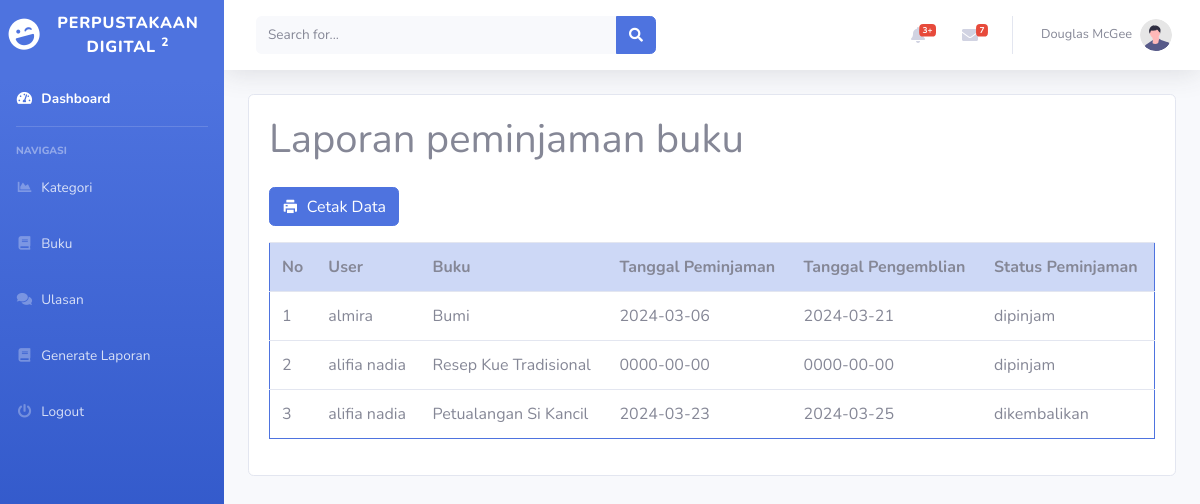
Page /main.php?page=laporan (signed in) on the committed database.
### tables this page shows
CREATE TABLE `peminjaman` (
  `id_peminjaman` int(11) NOT NULL,
  `id_user` int(11) NOT NULL,
  `id_buku` int(11) NOT NULL,
  `tgl_pinjam` date NOT NULL,
  `tgl_pengembalian` date NOT NULL,
  `status_pinjam` varchar(150) NOT NULL
);

CREATE TABLE `user` (
  `id_user` int(11) NOT NULL,
  `role` enum('admin','petugas','peminjam') NOT NULL,
  `username` varchar(100) NOT NULL,
  `password` varchar(100) NOT NULL,
  `email` varchar(100) NOT NULL,
  `nama_lengkap` varchar(100) NOT NULL,
  `alamat` text NOT NULL
);

CREATE TABLE `buku` (
  `id_buku` int(11) NOT NULL,
  `id_kategori` int(11) NOT NULL,
  `judul` varchar(100) NOT NULL,
  `penulis` varchar(100) NOT NULL,
  `penerbit` varchar(100) NOT NULL,
  `tahun_terbit` int(11) NOT NULL,
  `deskripsi` varchar(255) NOT NULL
);

### laporan.php (the view)
<head>
    <link href="https://cdn.jsdelivr.net/npm/remixicon@4.2.0/fonts/remixicon.css" rel="stylesheet" />
</head>
<div class="container-fluid">
    <div class="card">
        <div class="card-body">
            <h1>Laporan peminjaman buku</h1>
            <div class="row">
                <div class="col-md-12">
                    <a href="cetak.php" target="_blank" class="btn btn-primary my-3"><i class="ri-printer-fill mr-2"></i>Cetak Data</a>
                    <table class="table table-bordered border-primary border-primarytable-striped table-hover">
                        <tr>
                            <th class="table-primary">No</th>
                            <th class="table-primary">User</th>
                            <th class="table-primary">Buku</th>
                            <th class="table-primary">Tanggal Peminjaman</th>
                            <th class="table-primary">Tanggal Pengemblian</th>
                            <th class="table-primary">Status Peminjaman</th>
                        </tr>
                        <?php
                        $no = 0;
                        $query = mysqli_query($conn, "SELECT * FROM peminjaman as pj LEFT JOIN user ON user.id_user = pj.id_user LEFT JOIN buku ON buku.id_buku = pj.id_buku");
                        while ($data = mysqli_fetch_array($query)) {
                        ?>
                            <tr>
                                <td><?php echo ++$no; ?></td>
                                <td><?php echo $data['nama_lengkap'] ?></td>
                                <td><?php echo $data['judul'] ?></td>
                                <td><?php echo $data['tgl_pinjam'] ?></td>
                                <td><?php echo $data['tgl_pengembalian'] ?></td>
                                <td><?php echo $data['status_pinjam'] ?></td>
                            </tr>
                        <?php } ?>
                    </table>
                </div>
            </div>
        </div>
    </div>
</div>

### rows in the picture
peminjaman: id_user.nama_lengkap "almira", id_buku.judul "Bumi", tgl_pinjam "2024-03-06", tgl_pengembalian "2024-03-21", status_pinjam "dipinjam"
peminjaman: id_user.nama_lengkap "alifia nadia", id_buku.judul "Resep Kue Tradisional", tgl_pinjam "0000-00-00", tgl_pengembalian "0000-00-00", status_pinjam "dipinjam"
peminjaman: id_user.nama_lengkap "alifia nadia", id_buku.judul "Petualangan Si Kancil", tgl_pinjam "2024-03-23", tgl_pengembalian "2024-03-25", status_pinjam "dikembalikan"
